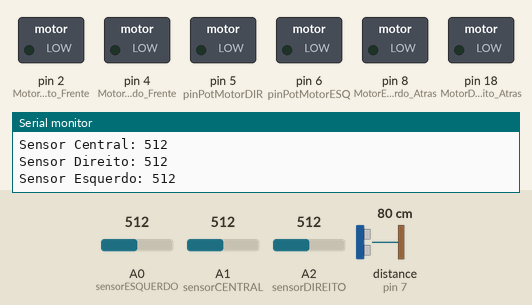
Bench run of a sketch on a simulated Arduino Uno, built with avr-gcc and run on an emulated ATmega328P. Parts: switched loads named in the sketch (green lamp = pin HIGH), the last lines printed to the serial monitor. Wiring (inferred from the names in the program): ultrasonic range finder: trigger pin 3; echo pin 7. Inputs (shaded band) come from the test bench; at power-on: distance to the obstacle (sensor on pin 7) 80 cm, A0 (sensorESQUERDO) = 512, A1 (sensorCENTRAL) = 512, A2 (sensorDIREITO) = 512. The echo pulse lasts 58.3 µs per cm; pins used as bus, display or sensor lines are not drawn.

Above: at 4.2 s.
4.3 s: distance to the obstacle (sensor on pin 7) set to 20 cm
5.8 s: distance to the obstacle (sensor on pin 7) set to 16 cm
At 7.2 s:
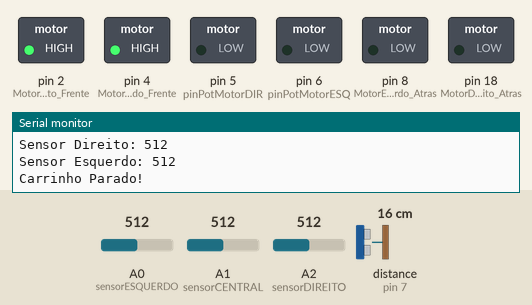
7.5 s: A0 (sensorESQUERDO) set to 416
9.0 s: A0 (sensorESQUERDO) set to 382
12.0 s: distance to the obstacle (sensor on pin 7) set to 18 cm
At 12.6 s:
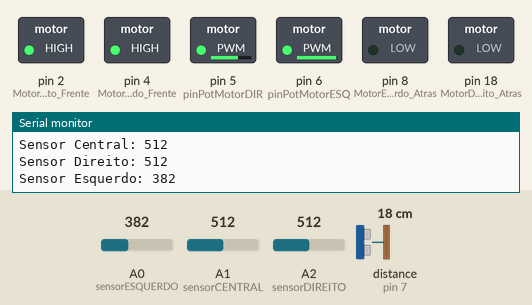
At 13.8 s:
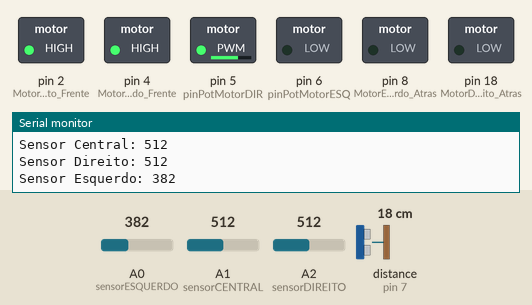
Timing chart, 0 to 15.2 s (numbered marks = the images above; inputs shaded):
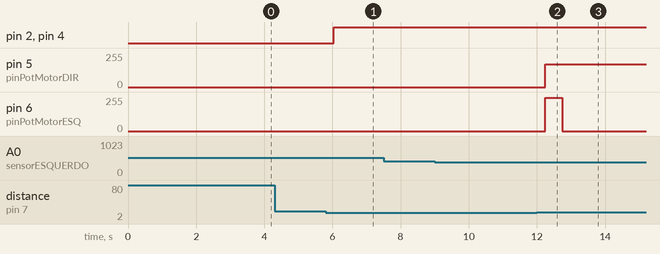

The sketch:

segueBranco_Ultrassonico.ino
```cpp
// Definição dos Sensores Infravermelho
#define sensorDIREITO A2
#define sensorESQUERDO A0
#define sensorCENTRAL A1

// Variáveis para armazenar dados dos Sensores
int Dados_SensorDIREITO;
int Dados_SensorESQUERDO;
int Dados_SensorCENTRAL;

// Definição da linha que divide preto e branco
// Se maior que o limiar, será branco
// Se menor que o limiar, será preto
#define limiar 400

// Definição dos Pinos de Potência dos Motores
#define pinPotMotorESQ 6
#define pinPotMotorDIR 5

// Definição dos Pinos de Direção de Rotação
// Motor Direito
#define MotorDireito_Frente 2
#define MotorDireito_Atras 18
// Motor Esquerdo
#define MotorEsquerdo_Frente 4
#define MotorEsquerdo_Atras 8

// Definição de Velocidades
#define veloESQ1 250
#define veloDIR1 170
#define veloZero 0
#define veloCurvE 220
#define veloCurvD 170

// Função que faz o carrinho ficar parado
void PARADO()
{
  digitalWrite(MotorDireito_Frente, HIGH);
  digitalWrite(MotorDireito_Atras, LOW);
  digitalWrite(MotorEsquerdo_Frente, HIGH);
  digitalWrite(MotorEsquerdo_Atras, LOW);

  analogWrite(pinPotMotorESQ, veloZero);
  analogWrite(pinPotMotorDIR, veloZero);
}

// Função que faz o carrinho andar para frente
void FRENTE()
{
  digitalWrite(MotorDireito_Frente, HIGH);
  digitalWrite(MotorDireito_Atras, LOW);
  digitalWrite(MotorEsquerdo_Frente, HIGH);
  digitalWrite(MotorEsquerdo_Atras, LOW);

  analogWrite(pinPotMotorESQ, veloESQ1);
  analogWrite(pinPotMotorDIR, veloDIR1);
}

// Função que faz o carrinho andar para a direita
// Para virar à direita, o motor direito é desativado e o da esquerda é ativado
void DIREITA()
{
  digitalWrite(MotorDireito_Frente, HIGH);
  digitalWrite(MotorDireito_Atras, LOW);
  digitalWrite(MotorEsquerdo_Frente, HIGH);
  digitalWrite(MotorEsquerdo_Atras, LOW);

  analogWrite(pinPotMotorESQ, veloZero);
  analogWrite(pinPotMotorDIR, veloCurvD);
}

// Função que faz o carrinho andar para a esquerda
// Para virar à esquerda, o motor esquerdo é desativado e o da direita é ativado
void ESQUERDA()
{
  digitalWrite(MotorDireito_Frente, HIGH);
  digitalWrite(MotorDireito_Atras, LOW);
  digitalWrite(MotorEsquerdo_Frente, HIGH);
  digitalWrite(MotorEsquerdo_Atras, LOW);

  analogWrite(pinPotMotorESQ, veloCurvE);
  analogWrite(pinPotMotorDIR, veloZero);
}

// Função que faz o carrinho andar para trás
void TRAS()
{
  digitalWrite(MotorDireito_Frente, LOW);
  digitalWrite(MotorDireito_Atras, HIGH);
  digitalWrite(MotorEsquerdo_Frente, LOW);
  digitalWrite(MotorEsquerdo_Atras, HIGH);

  analogWrite(pinPotMotorESQ, veloESQ1);
  analogWrite(pinPotMotorDIR, veloDIR1);
}

// Definição dos Pinos do Ultrassônico
#define echo 7
#define trig 3

// Variáveis para armazenar dados do sensor ultrassônico
unsigned long tempo;
float distancia;

bool carrinhoParado = false;  // Variável de controle para verificar se o carrinho deve permanecer parado

void setup()
{
  // Configuração dos Modos de Pino
  // INPUT = Entrada de Dados
  // OUTPUT = Saída de Dados

  // Configuração dos Pinos dos Motores como SAÍDA
  pinMode(MotorDireito_Frente, OUTPUT);
  pinMode(MotorDireito_Atras, OUTPUT);
  pinMode(MotorEsquerdo_Frente, OUTPUT);
  pinMode(MotorEsquerdo_Atras, OUTPUT);

  // Configuração das Potências dos Motores como SAÍDA
  pinMode(pinPotMotorESQ, OUTPUT);
  pinMode(pinPotMotorDIR, OUTPUT);

  // Configuração dos Sensores como ENTRADA
  pinMode(sensorDIREITO, INPUT);
  pinMode(sensorESQUERDO, INPUT);
  pinMode(sensorCENTRAL, INPUT);

  // Configuração dos pinos do Ultrassônico
  pinMode(trig, OUTPUT);
  pinMode(echo, INPUT);
  Serial.begin(9600); // Inicialização da comunicação serial para debug
  delay(3000);        // Aguarda 3 segundos antes de iniciar
}

void loop()
{
  // Leitura dos dados dos sensores
  Dados_SensorCENTRAL = analogRead(sensorCENTRAL);
  Dados_SensorDIREITO = analogRead(sensorDIREITO);
  Dados_SensorESQUERDO = analogRead(sensorESQUERDO);

Serial.print("Sensor Central: ");
Serial.println(Dados_SensorCENTRAL);
Serial.print("Sensor Direito: ");
Serial.println(Dados_SensorDIREITO);
Serial.print("Sensor Esquerdo: ");
Serial.println(Dados_SensorESQUERDO);


  // Lógica para o movimento do carrinho baseado nos sensores
  // Caso o sensor central esteja na linha branca e os outros sensores na linha preta, siga em frente
  if (Dados_SensorCENTRAL <= limiar && Dados_SensorESQUERDO >= limiar && Dados_SensorDIREITO >= limiar)
  {
    FRENTE();
  }

  // Caso o sensor direito esteja na linha branca e os outros sensores na linha preta, vire à direita
  if (Dados_SensorCENTRAL >= limiar && Dados_SensorESQUERDO <= limiar && Dados_SensorDIREITO >= limiar)
  {
    DIREITA();
  }

  // Caso o sensor esquerdo esteja na linha branca e os outros sensores na linha preta, vire à esquerda
  if (Dados_SensorCENTRAL >= limiar && Dados_SensorESQUERDO >= limiar && Dados_SensorDIREITO <= limiar)
  {
    ESQUERDA();
  }

   // Lógica para o ultrassônico - se a distância for menor ou igual a 17 cm, pare o carrinho
  digitalWrite(trig, LOW);
  delayMicroseconds(5);
  digitalWrite(trig, HIGH);
  delayMicroseconds(10);
  digitalWrite(trig, LOW);

  tempo = pulseIn(echo, HIGH);
  distancia = tempo / 58.0;

 /*  Serial.print("Distancia: ");
  Serial.print(distancia);
  Serial.println(" cm"); */

  // Se a distância for menor ou igual a 17 cm, pare o carrinho
  if (distancia <= 17)
  {
    PARADO();
    Serial.println("Carrinho Parado!");
    carrinhoParado = true;  // Carrinho está parado
  }
  else
  {
    // Se o carrinho estava parado e a distância é maior que 17 cm, retome o movimento
    if (carrinhoParado)
    {
      carrinhoParado = false;
      // Adicione a lógica de movimento desejada (por exemplo, retomar a frente)
      FRENTE();
    }
  }

  delay(500); // Aguarda 0.5 segundos antes da próxima leitura
}
```

Measured:
- the behaviour switches between 18 and 17 cm on distance to the obstacle (sensor on pin 7) (found by bisection; images 0 and 1)
- after the input at 5.8 s, pin 2 (MotorDireito_Frente), pin 4 (MotorEsquerdo_Frente): LOW → HIGH after 0.23 s
- after the input at 12.0 s, pin 5 (pinPotMotorDIR): 0/255 → 170/255 after 0.25 s; pin 6 (pinPotMotorESQ): 0/255 → 250/255 after 0.25 s, → 0/255 0.50 s later
